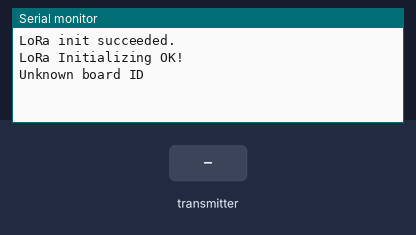
A sketch run on a simulated ESP32. On the bench: the last lines printed to the serial monitor. The test bench sets the inputs (shaded band). No radio packets arrive unless stated.

Above: at 2.2 s.
2.3 s: the transmitter starts sending id = 0
3.8 s: the transmitter starts sending id = 1
At 4.63 s:
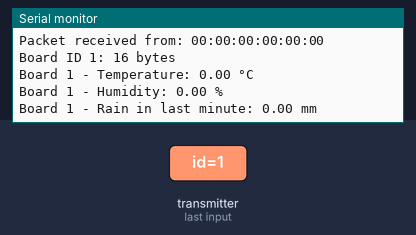
5.3 s: the transmitter starts sending x = 25
6.8 s: the transmitter starts sending y = 25
8.3 s: the transmitter starts sending z = 25
At 9.13 s:
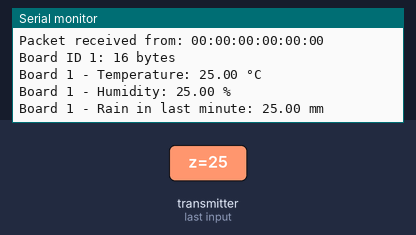

The sketch:

LoRaTX.ino
```cpp
#include <esp_now.h>
#include <WiFi.h>
#include <SPI.h>              //  include libraries
#include <LoRa.h>

const  int csPin = 18;          // LoRa radio chip select
const int resetPin = 14;       //  LoRa radio reset
const int irqPin = 26;         // change for your board; must  be a hardware interrupt pin

String outgoing;              // outgoing message

byte  msgCount = 0;            // count of outgoing messages
byte localAddress = 0x02;     // address of this device
byte destination = 0x01;      // destination to  send to

int Temperature = 0;        // Temperature Integer
int Humidity  = 0;           // Humidity Integer
int Rainfall = 0;
int Flow = 0;
int Level = 0;
float temperature, humidity, rainfall, flow, level;

int payloadLenght = 19;
byte Data[19];

// Structure example to receive data
// Must match the sender structure
typedef struct struct_message {
  int id;
  float x;
  float y;
  float z;
}struct_message;

// Create a struct_message called myData
struct_message myData;

// Create a structure to hold the readings from each board
struct_message board1;
struct_message board2;
struct_message board3;

// Create an array with all the structures
struct_message boardsStruct[3] = {board1, board2, board3};

// callback function that will be executed when data is received
void OnDataRecv(const uint8_t * mac_addr, const uint8_t *incomingData, int len) {
  char macStr[18];
  Serial.print("Packet received from: ");
  snprintf(macStr, sizeof(macStr), "%02x:%02x:%02x:%02x:%02x:%02x",
           mac_addr[0], mac_addr[1], mac_addr[2], mac_addr[3], mac_addr[4], mac_addr[5]);
  Serial.println(macStr);
  memcpy(&myData, incomingData, sizeof(myData));
  Serial.printf("Board ID %u: %u bytes\n", myData.id, len);
  // Update the structures with the new incoming data
  boardsStruct[myData.id-1].x = myData.x;
  boardsStruct[myData.id-1].y = myData.y;
  boardsStruct[myData.id-1].z = myData.z;
  boardsStruct[myData.id-2].x = myData.x;
  boardsStruct[myData.id-2].y = myData.y;

    // Update the structure with the new incoming data
  if (myData.id == 1) {
    boardsStruct[0].x = myData.x;
    boardsStruct[0].y = myData.y;
    boardsStruct[0].z = myData.z;
    Serial.printf("Board 1 - Temperature: %.2f °C\n", boardsStruct[0].x);
    Serial.printf("Board 1 - Humidity: %.2f %%\n", boardsStruct[0].y);
    Serial.printf("Board 1 - Rain in last minute: %.2f mm\n", boardsStruct[0].z);
  } else if (myData.id == 2) {
    boardsStruct[1].x = myData.x;
    boardsStruct[1].y = myData.y;
    Serial.printf("Board 2 - Flow Rate: %.2f L/min\n", boardsStruct[1].x);
    Serial.printf("Board 2 - Water Level: %.2f cm\n", boardsStruct[1].y);
  } else {
    // Handle other boards if needed
    Serial.println("Unknown board ID");
  }
}

void setup()  {
  Serial.begin(115200);                   // initialize serial
  delay (1000);

  // override the default CS, reset, and IRQ pins (optional)
  LoRa.setPins(csPin, resetPin, irqPin);// set CS, reset, IRQ pin

  if (!LoRa.begin(868E6))  {             // initialize ratio at 868 MHz
    Serial.println("LoRa init failed.  Check your connections.");
    while (true);                       // if failed,  do nothing
  }

  Serial.println("LoRa init succeeded.");

  LoRa.setSyncWord(0xF3);
  Serial.println("LoRa Initializing OK!");

  //Set device as a Wi-Fi Station
  WiFi.mode(WIFI_STA);

  //Init ESP-NOW
  if (esp_now_init() != ESP_OK) {
    Serial.println("Error initializing ESP-NOW");
    return;
  }

  // Once ESPNow is successfully Init, we will register for recv CB to
  // get recv packer info
  esp_now_register_recv_cb(OnDataRecv);
}

void  loop() {

  delay(1000);

  /*temperature = boardsStruct[0].x;
  humidity = boardsStruct[0].y;
  rainfall = boardsStruct[0].z;
  flow = boardsStruct[1].x;
  level = boardsStruct[1].y;

  Serial.println("Temperature, Humidity, and Rainfall before the calculation");
  Serial.print(temperature);
  Serial.print("  ");
  Serial.print(humidity);
  Serial.print("  ");
  Serial.print(rainfall);
  Serial.print("  ");
  Serial.print(flow);
  Serial.print("  ");
  Serial.println(level);

  Temperature = int (temperature*10);
  Humidity = int (humidity*10);
  Rainfall = int (rainfall*10);
  Flow = int (flow*10);
  Level = int (level*10);
  // prepare and schedule data for transmission
    Data[0] = Temperature >> 8;
    Data[1] = Temperature;
    Data[2] = Humidity >> 8;
    Data[3] = Humidity;
    Data[4] = Rainfall >> 8;
    Data[5] = Rainfall;
    Data[6] = Flow >> 8;
    Data[7] = Flow;
    Data[8] = Level >> 8;
    Data[9] = Level;
    Serial.println("Data of Temp, Hum, Rain, Flow, and Level after manipulation");
    Serial.println(Temperature);
    Serial.println(Humidity);
    Serial.println(Rainfall);
    Serial.println(Flow);
    Serial.println(Level);*/

    if (myData.id == 1) {
    temperature = boardsStruct[0].x;
    humidity = boardsStruct[0].y;
    rainfall = boardsStruct[0].z;
    Serial.println("Temperature, Humidity, and Rainfall before the calculation");
    Serial.print(temperature);
    Serial.print("  ");
    Serial.print(humidity);
    Serial.print("  ");
    Serial.println(rainfall);
    Temperature = int (temperature*10);
    Humidity = int (humidity*10);
    Rainfall = int (rainfall*10);
    Data[0] = Temperature >> 8;
    Data[1] = Temperature;
    Data[2] = Humidity >> 8;
    Data[3] = Humidity;
    Data[4] = Rainfall >> 8;
    Data[5] = Rainfall;
    Serial.println("Data of Temp, Hum, and Rain after manipulation");
    Serial.println(Temperature);
    Serial.println(Humidity);
    Serial.println(Rainfall);
  } else if (myData.id == 2) {
    flow = boardsStruct[1].x;
    level = boardsStruct[1].y;
    Serial.println("Flow and Level before the calculation");
    Serial.print(flow);
    Serial.print("  ");
    Serial.println(level);
    Flow = int (flow*10);
    Level = int (level*10);
    Data[6] = Flow >> 8;
    Data[7] = Flow;
    Data[8] = Level >> 8;
    Data[9] = Level;
    Serial.println("Flow and Level after manipulation");
    Serial.println(Flow);
    Serial.println(Level);
  } else {
    // Handle other boards if needed
    Serial.println("Unknown board ID");
  }

  sendMessage(Data);
}

void sendMessage(byte* outgoing) {
  LoRa.beginPacket();                   // start packet
  LoRa.write(destination);              // add destination address
  LoRa.write(localAddress);             //  add sender address
  LoRa.write(msgCount);                 // add message ID
  //LoRa.write(outgoing.length());        // add payload length
  LoRa.write(payloadLenght);        // add payload length
  LoRa.write(outgoing, payloadLenght);                 //  add payload
  LoRa.endPacket();                     // finish packet and send  it
  msgCount++;                           // increment message ID
}
```

Measured:
- after the input at 3.8 s, the serial monitor: prints a new line at once (image 1)
- after the input at 8.3 s, the serial monitor: prints a new line at once (image 2)
